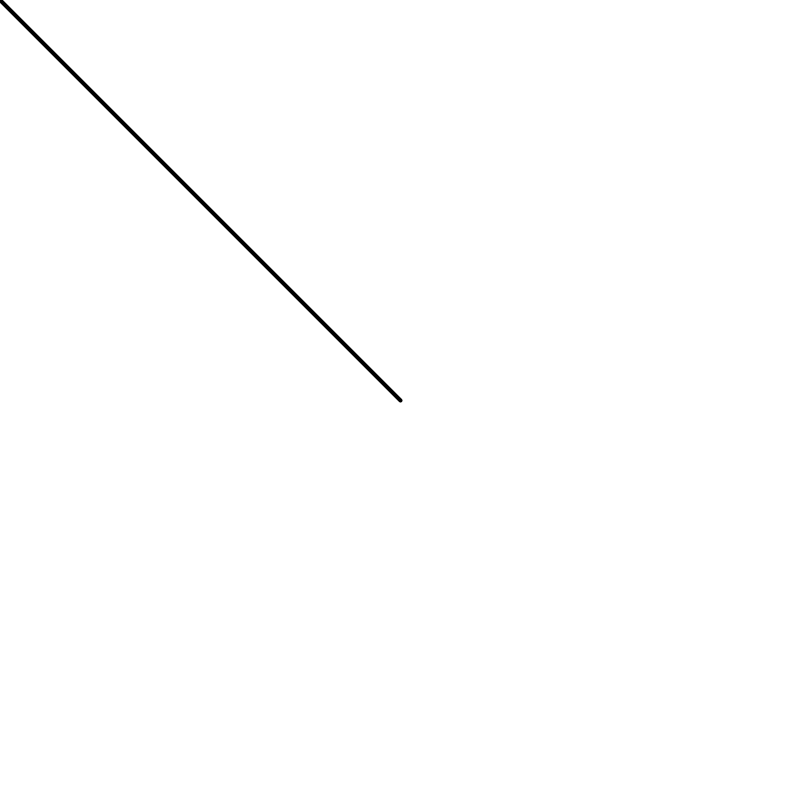
Frame 1 (no input)
Frame 60 (the mouse pressed at the canvas centre just before this capture): identical to frame 1, image omitted
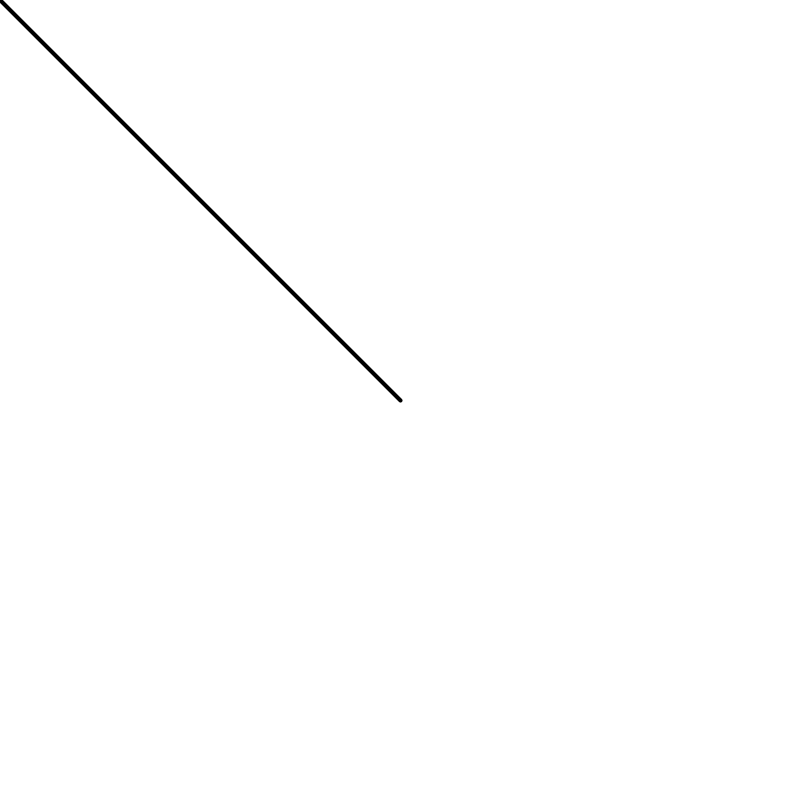
Frame 120 (the mouse held since frame 60 and released just before this capture)

The Processing sketch that drew these frames (run headless with seeded random() and noise(); from frame 60 on, the mouse is pressed at the canvas centre):

// Processing sketch: vector2
// ── vector2.pde
PVector mouse;
PVector center;

void setup() {
    size(800, 800);
}

void draw() {
    background(255);

    PVector mouse = new PVector(mouseX, mouseY);
    PVector center = new PVector(width / 2, height / 2);

    stroke(200);
    strokeWeight(4);
    line(0, 0, mouse.x, mouse.y);
    line(0, 0, center.x, center.y);

    mouse.sub(center);
    stroke(0);
    //translate(width / 2, height / 2);
    //line(0, 0, mouse.x, mouse.y);
    line(width / 2, height / 2, mouse.x, mouse.y);
}
